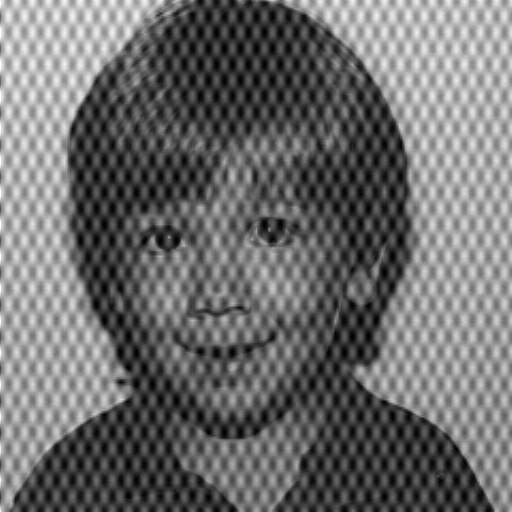
#> input picture DatasetImages/boy_noisy.pgm, 512 x 512 px, found by its file name
$ python gaussian_filter.py
#> lines starting #> are read from the running program, lines starting #| are printed output that depends on the picture
#!/usr/bin/env python
# coding: utf-8

# In[4]:


#import all the libraries here
from PIL import Image # library for importing Image
import numpy as np    # library for math operations
import matplotlib.pyplot as plt # library for displaying the image
import cv2


# define function to import image

def importImage(imagePath):

    """ this function takes in the image path as input and returns the image in array format """
    image = Image.open(imagePath)
#> image is the input picture: PIL image 512x512 L; min 0, max 255, mean 109.4
    image = np.array(image) # convert opened Image to numpy array
    return image  # returns the numpy array of image


def pad_matrix(matrix):
    # Get the dimensions of the original matrix
    original_rows, original_cols = len(matrix), len(matrix[0])
#> original_rows = 512; original_cols = 512

    # Calculate the new dimensions after padding
    padded_rows, padded_cols = original_rows + 2, original_cols + 2  # 2 pixels on each side
#> padded_rows = 514; padded_cols = 514

    # Create a new matrix filled with zeros
    padded_matrix = [[0 for _ in range(padded_cols)] for _ in range(padded_rows)]

    # Copy the original matrix into the center of the padded matrix
    for i in range(original_rows):
        for j in range(original_cols):
            padded_matrix[i + 1][j + 1] = matrix[i][j]
#> after the loop, padded_matrix = 514 items
    padded_matrix = np.array(padded_matrix)
    return padded_matrix


def operationGaussian(image, kernel_size, sigma):
    # Calculate the kernel size (should be odd)
#> called with kernel_size = 7, sigma = 2
    if kernel_size % 2 == 0:
        raise ValueError("Kernel size should be odd.")

    # Create an empty kernel
    kernel = np.zeros((kernel_size, kernel_size))

    # Calculate the center position of the kernel
    center = kernel_size // 2

    # Calculate the sum for normalization
    total = 0

    # Fill the kernel with Gaussian values
    for x in range(kernel_size):
        for y in range(kernel_size):
            kernel[x, y] = np.exp(-((x - center)**2 + (y - center)**2) / (2 * sigma**2))
            total += kernel[x, y]

    # Normalize the kernel
    kernel /= total

    # Get the image dimensions
    height, width = image.shape
#> height = 514; width = 514

    # Create an output image
    output_image = np.zeros((height, width), dtype=np.uint8)

    # Convolve the image with the kernel
    for i in range(center, height - center):
        for j in range(center, width - center):
            region = image[i - center:i + center + 1, j - center:j + center + 1]
            output_image[i, j] = int(np.sum(region * kernel))
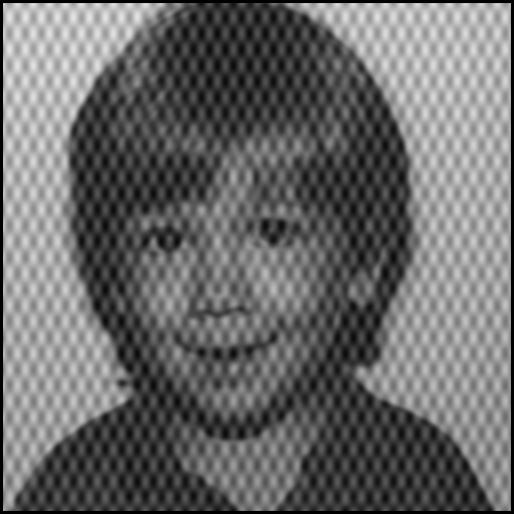
#> output_image: shape (514, 514); min 0, max 228, mean 105.9
#> call 2 of operationGaussian, with kernel_size = 15, sigma = 2
#> after the loop in operationGaussian (call 2), `for i in range(center, height - center):`:
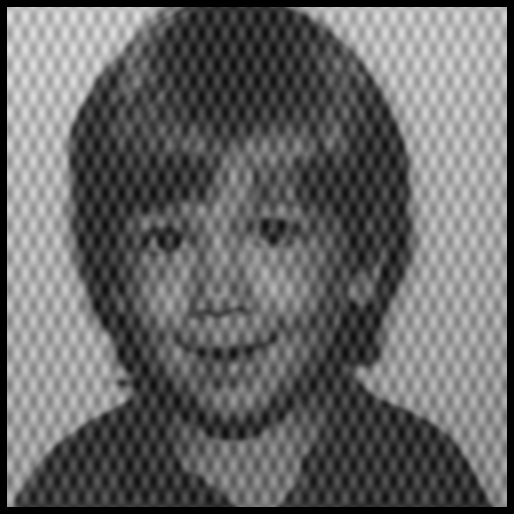
#> output_image: shape (514, 514); min 0, max 224, mean 101.7

    return output_image


# Function for operation on image
def operationAveraging(image,filter_size):


    # Create the 15x15 average filter as a NumPy array
    template = np.ones((filter_size, filter_size)) / (filter_size * filter_size)

    image_height, image_width = image.shape
    template_height, template_width = template.shape

    smoothed_image = np.zeros_like(image, dtype=np.uint8)

    # Calculate border to avoid boundary issues
    border = filter_size // 2

    for i in range(border, image_height - border):
        for j in range(border, image_width - border):
            region = image[i-border:i+border+1, j-border:j+border+1]
            smoothed_image[i, j] = int(np.sum(region * template))
    smoothed_image = smoothed_image[border:-border, border:-border]

    return smoothed_image


# define function to plot the image

def plottingAll(orignalImage1, smoothImg7x7, smoothImg15x15):
    """ Logic For Plotting the orignal Image and Qunatized image"""

    # Create subplots with 1 row and 2 columns
    fig, axes = plt.subplots(2, 3, figsize=(11,11))

    axes[0,0].imshow(orignalImage1, cmap='gray')
    axes[0,0].set_title('Orignal Image')

    axes[0,1].imshow(smoothImg7x7, cmap='gray')
    axes[0,1].set_title('Smooth Image by 7x7')

    axes[0,2].imshow(smoothImg15x15, cmap='gray')
    axes[0,2].set_title('Smooth Image by 15x15')


    # Adjust spacing between subplots
    plt.tight_layout()

    # Show the plot
    plt.show()
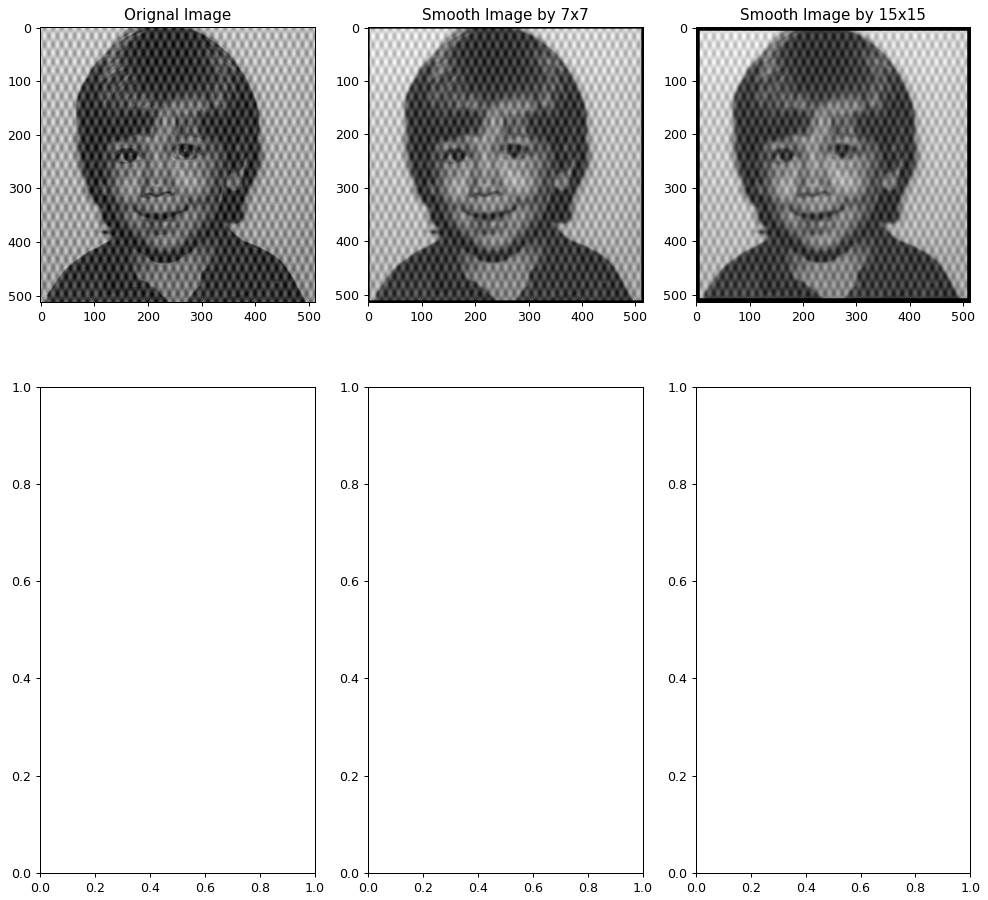
#> figure drawn by matplotlib, 3 panels


def plotting(image):
    """ Logic For Plotting the orignal Image and resized sub sampled image"""
    # Plot the first image on the left subplot
    plt.imshow(image, cmap='gray')


# this is for gaussian Filter

filter_size = 7
sigma = 2

imagePath = '/home/pratik/courses/674/program/database/pgm/boy_noisy.pgm'
image1 = importImage(imagePath)

paddedImage = pad_matrix(image1)

smoothImage7x7 = operationGaussian(paddedImage, filter_size, sigma)

filter_size = 15
smoothImage15x15 = operationGaussian(paddedImage, filter_size, sigma)


plottingAll(image1, smoothImage7x7, smoothImage15x15)


# In[ ]:

$ run again, with DatasetImages/boat.pgm copied over DatasetImages/boy_noisy.pgm
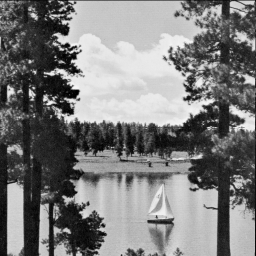
#> input picture DatasetImages/boat.pgm, 256 x 256 px, found by its file name
#> in importImage, image is the input picture: PIL image 256x256 L; min 0, max 246, mean 124.3
#> original_rows = 256
#> padded_rows = 258
#> after the loop in pad_matrix, `for i in range(original_rows):`: padded_matrix = 258 items
#> after the loop in operationGaussian (call 2), `for i in range(center, height - center):`:
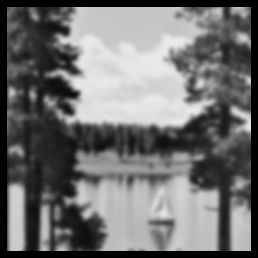
#> output_image: shape (258, 258); min 0, max 235, mean 112.4
#> in plottingAll, `plt.show()`:
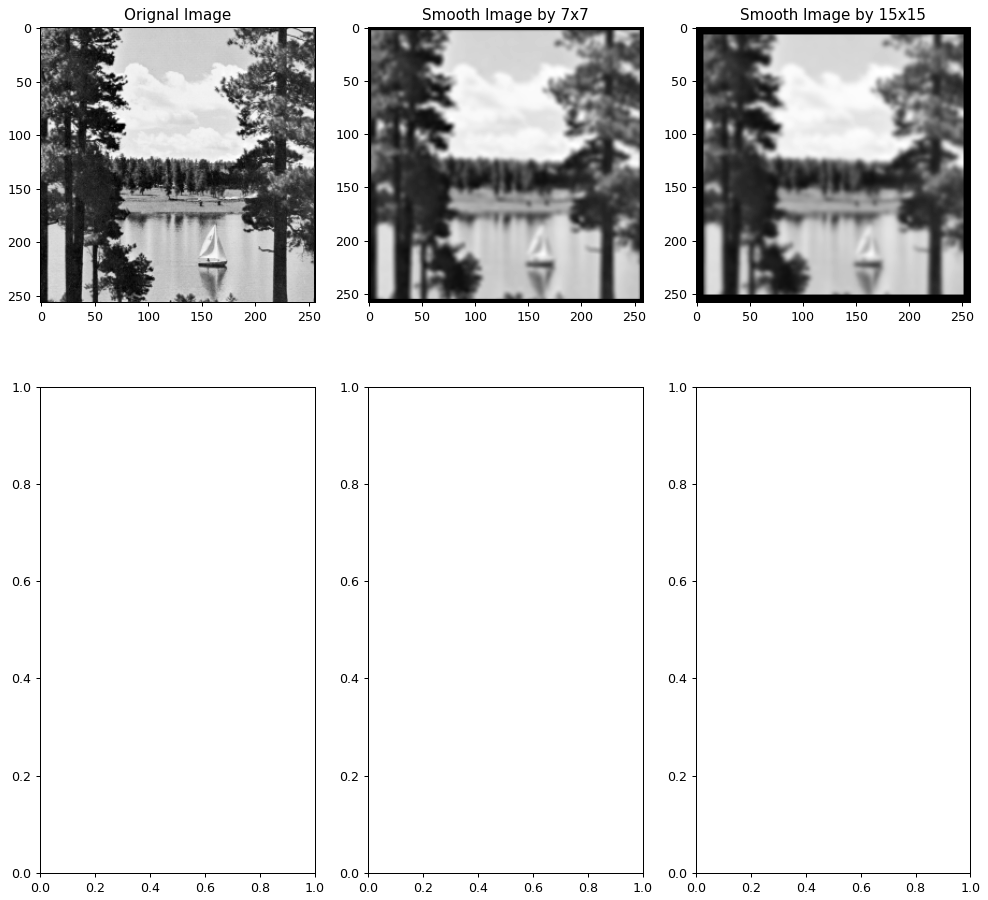
#> figure drawn by matplotlib, 3 panels
